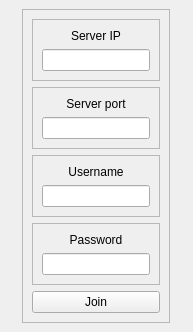
<?xml version="1.0" encoding="UTF-8"?>
<ui version="4.0">
 <class>MainWindow</class>
 <widget class="QMainWindow" name="MainWindow">
  <property name="geometry">
   <rect>
    <x>0</x>
    <y>0</y>
    <width>193</width>
    <height>323</height>
   </rect>
  </property>
  <property name="windowTitle">
   <string>MainWindow</string>
  </property>
  <widget class="QWidget" name="centralwidget">
   <layout class="QGridLayout" name="gridLayout_2">
    <item row="1" column="0" alignment="Qt::AlignHCenter|Qt::AlignVCenter">
     <widget class="QFrame" name="frame">
      <property name="maximumSize">
       <size>
        <width>256</width>
        <height>16777215</height>
       </size>
      </property>
      <property name="frameShape">
       <enum>QFrame::StyledPanel</enum>
      </property>
      <property name="frameShadow">
       <enum>QFrame::Raised</enum>
      </property>
      <layout class="QVBoxLayout" name="verticalLayout_2">
       <item>
        <layout class="QVBoxLayout" name="verticalLayout">
         <item>
          <widget class="QFrame" name="ip_frm">
           <property name="maximumSize">
            <size>
             <width>256</width>
             <height>256</height>
            </size>
           </property>
           <property name="frameShape">
            <enum>QFrame::StyledPanel</enum>
           </property>
           <property name="frameShadow">
            <enum>QFrame::Raised</enum>
           </property>
           <layout class="QVBoxLayout" name="verticalLayout_3">
            <item>
             <widget class="QLabel" name="label">
              <property name="text">
               <string>Server IP</string>
              </property>
              <property name="alignment">
               <set>Qt::AlignCenter</set>
              </property>
             </widget>
            </item>
            <item>
             <widget class="QLineEdit" name="lineEdit"/>
            </item>
           </layout>
          </widget>
         </item>
         <item>
          <widget class="QFrame" name="prt_frm">
           <property name="frameShape">
            <enum>QFrame::StyledPanel</enum>
           </property>
           <property name="frameShadow">
            <enum>QFrame::Raised</enum>
           </property>
           <layout class="QVBoxLayout" name="verticalLayout_4">
            <item>
             <widget class="QLabel" name="label_2">
              <property name="text">
               <string>Server port</string>
              </property>
              <property name="alignment">
               <set>Qt::AlignCenter</set>
              </property>
             </widget>
            </item>
            <item>
             <widget class="QLineEdit" name="lineEdit_2"/>
            </item>
           </layout>
          </widget>
         </item>
         <item>
          <widget class="QFrame" name="usrnm_frm">
           <property name="frameShape">
            <enum>QFrame::StyledPanel</enum>
           </property>
           <property name="frameShadow">
            <enum>QFrame::Raised</enum>
           </property>
           <layout class="QVBoxLayout" name="verticalLayout_5">
            <item>
             <widget class="QLabel" name="label_3">
              <property name="text">
               <string>Username</string>
              </property>
              <property name="alignment">
               <set>Qt::AlignCenter</set>
              </property>
             </widget>
            </item>
            <item>
             <widget class="QLineEdit" name="lineEdit_3"/>
            </item>
           </layout>
          </widget>
         </item>
         <item>
          <widget class="QFrame" name="pswd_frm">
           <property name="frameShape">
            <enum>QFrame::StyledPanel</enum>
           </property>
           <property name="frameShadow">
            <enum>QFrame::Raised</enum>
           </property>
           <layout class="QVBoxLayout" name="verticalLayout_6">
            <item>
             <widget class="QLabel" name="label_4">
              <property name="text">
               <string>Password</string>
              </property>
              <property name="alignment">
               <set>Qt::AlignCenter</set>
              </property>
             </widget>
            </item>
            <item>
             <widget class="QLineEdit" name="lineEdit_4"/>
            </item>
           </layout>
          </widget>
         </item>
        </layout>
       </item>
       <item>
        <widget class="QPushButton" name="Enter_button">
         <property name="text">
          <string>Join</string>
         </property>
        </widget>
       </item>
      </layout>
     </widget>
    </item>
   </layout>
  </widget>
 </widget>
 <resources/>
 <connections/>
</ui>
